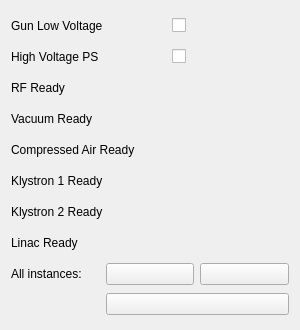
<?xml version="1.0" encoding="UTF-8"?>
<ui version="4.0">
 <class>linacOverview</class>
 <widget class="TaurusWidget" name="linacOverview">
  <property name="geometry">
   <rect>
    <x>0</x>
    <y>0</y>
    <width>300</width>
    <height>330</height>
   </rect>
  </property>
  <property name="windowTitle">
   <string>Form</string>
  </property>
  <layout class="QGridLayout" name="gridLayout_2">
   <item row="1" column="1">
    <widget class="TaurusCommandButton" name="moveLocal"/>
   </item>
   <item row="1" column="2">
    <widget class="TaurusCommandButton" name="moveRemote"/>
   </item>
   <item row="2" column="1" colspan="2">
    <widget class="TaurusCommandButton" name="resetInstance"/>
   </item>
   <item row="1" column="0">
    <widget class="QLabel" name="AllInstancesLocationLabel">
     <property name="text">
      <string>All instances:</string>
     </property>
    </widget>
   </item>
   <item row="0" column="0" colspan="3">
    <layout class="QGridLayout" name="overviewLayout">
     <item row="6" column="0">
      <widget class="QLabel" name="klystron2Label">
       <property name="text">
        <string>Klystron 2 Ready</string>
       </property>
      </widget>
     </item>
     <item row="7" column="0">
      <widget class="QLabel" name="linacLabel">
       <property name="text">
        <string>Linac Ready</string>
       </property>
      </widget>
     </item>
     <item row="1" column="1">
      <widget class="TaurusLed" name="HVPSRead">
       <property name="minimumSize">
        <size>
         <width>25</width>
         <height>25</height>
        </size>
       </property>
       <property name="maximumSize">
        <size>
         <width>25</width>
         <height>25</height>
        </size>
       </property>
      </widget>
     </item>
     <item row="3" column="0">
      <widget class="QLabel" name="VCLabel">
       <property name="text">
        <string>Vacuum Ready</string>
       </property>
      </widget>
     </item>
     <item row="2" column="0">
      <widget class="QLabel" name="RFLabel">
       <property name="text">
        <string>RF Ready</string>
       </property>
      </widget>
     </item>
     <item row="1" column="0">
      <widget class="QLabel" name="HVPSLabel">
       <property name="text">
        <string>High Voltage PS</string>
       </property>
      </widget>
     </item>
     <item row="5" column="0">
      <widget class="QLabel" name="klystron1Label">
       <property name="text">
        <string>Klystron 1 Ready</string>
       </property>
      </widget>
     </item>
     <item row="0" column="1">
      <widget class="TaurusLed" name="gunLowVoltageRead">
       <property name="minimumSize">
        <size>
         <width>25</width>
         <height>25</height>
        </size>
       </property>
       <property name="maximumSize">
        <size>
         <width>25</width>
         <height>25</height>
        </size>
       </property>
       <property name="offColor">
        <string>black</string>
       </property>
      </widget>
     </item>
     <item row="0" column="0">
      <widget class="QLabel" name="gunLowVoltageLabel">
       <property name="text">
        <string>Gun Low Voltage</string>
       </property>
      </widget>
     </item>
     <item row="4" column="0">
      <widget class="QLabel" name="ACLabel">
       <property name="text">
        <string>Compressed Air Ready</string>
       </property>
      </widget>
     </item>
     <item row="0" column="2">
      <widget class="TaurusValueCheckBox" name="gunLowVoltageWrite">
       <property name="showText">
        <bool>false</bool>
       </property>
      </widget>
     </item>
     <item row="1" column="2">
      <widget class="TaurusValueCheckBox" name="HVPSWrite">
       <property name="showText">
        <bool>false</bool>
       </property>
      </widget>
     </item>
     <item row="2" column="1" colspan="2">
      <widget class="TaurusLed" name="RFRead">
       <property name="minimumSize">
        <size>
         <width>25</width>
         <height>25</height>
        </size>
       </property>
       <property name="maximumSize">
        <size>
         <width>25</width>
         <height>25</height>
        </size>
       </property>
       <property name="offColor">
        <string>red</string>
       </property>
      </widget>
     </item>
     <item row="3" column="1" colspan="2">
      <widget class="TaurusLed" name="VCRead">
       <property name="minimumSize">
        <size>
         <width>25</width>
         <height>25</height>
        </size>
       </property>
       <property name="maximumSize">
        <size>
         <width>25</width>
         <height>25</height>
        </size>
       </property>
       <property name="offColor">
        <string>red</string>
       </property>
      </widget>
     </item>
     <item row="4" column="1" colspan="2">
      <widget class="TaurusLed" name="ACRead">
       <property name="minimumSize">
        <size>
         <width>25</width>
         <height>25</height>
        </size>
       </property>
       <property name="maximumSize">
        <size>
         <width>25</width>
         <height>25</height>
        </size>
       </property>
       <property name="offColor">
        <string>red</string>
       </property>
      </widget>
     </item>
     <item row="5" column="1" colspan="2">
      <widget class="TaurusLed" name="klystron1Read">
       <property name="minimumSize">
        <size>
         <width>25</width>
         <height>25</height>
        </size>
       </property>
       <property name="maximumSize">
        <size>
         <width>25</width>
         <height>25</height>
        </size>
       </property>
       <property name="offColor">
        <string>red</string>
       </property>
      </widget>
     </item>
     <item row="6" column="1" colspan="2">
      <widget class="TaurusLed" name="klystron2Read">
       <property name="minimumSize">
        <size>
         <width>25</width>
         <height>25</height>
        </size>
       </property>
       <property name="maximumSize">
        <size>
         <width>25</width>
         <height>25</height>
        </size>
       </property>
       <property name="offColor">
        <string>red</string>
       </property>
      </widget>
     </item>
     <item row="7" column="1" colspan="2">
      <widget class="TaurusLed" name="linacRead">
       <property name="minimumSize">
        <size>
         <width>25</width>
         <height>25</height>
        </size>
       </property>
       <property name="maximumSize">
        <size>
         <width>25</width>
         <height>25</height>
        </size>
       </property>
       <property name="offColor">
        <string>red</string>
       </property>
      </widget>
     </item>
    </layout>
   </item>
  </layout>
 </widget>
 <customwidgets>
  <customwidget>
   <class>TaurusWidget</class>
   <extends>QWidget</extends>
   <header>taurus.qt.qtgui.container</header>
   <container>1</container>
  </customwidget>
  <customwidget>
   <class>TaurusValueCheckBox</class>
   <extends>QCheckBox</extends>
   <header>taurus.qt.qtgui.input</header>
  </customwidget>
  <customwidget>
   <class>TaurusCommandButton</class>
   <extends>QPushButton</extends>
   <header>taurus.qt.qtgui.button</header>
  </customwidget>
  <customwidget>
   <class>TaurusLed</class>
   <extends>QLed</extends>
   <header>taurus.qt.qtgui.display</header>
  </customwidget>
  <customwidget>
   <class>QLed</class>
   <extends>QPixmapWidget</extends>
   <header>taurus.qt.qtgui.display</header>
  </customwidget>
  <customwidget>
   <class>QPixmapWidget</class>
   <extends>QWidget</extends>
   <header>taurus.qt.qtgui.display</header>
  </customwidget>
 </customwidgets>
 <resources/>
 <connections/>
</ui>
